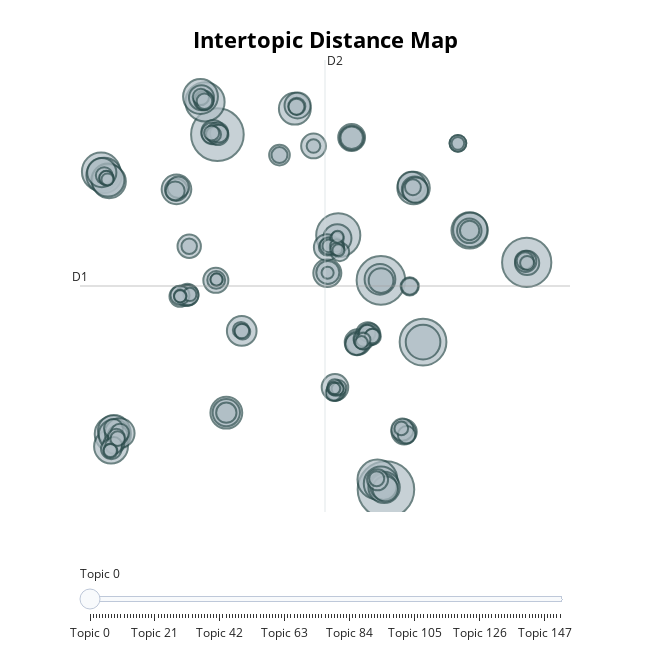

The notebook cell saved with this chart:
### Code cell
model.visualize_topics()

### Figure 1 — Plotly figure (JSON) as saved in the notebook; plotly's stock layout.template omitted (floating-point values rounded to 4 significant figures; data arrays with more than 128 entries replaced by an {"elided": "..."} marker saying what was removed)
{"data": [{"customdata": {"elided": "153x3 mixed values"}, "hovertemplate": "<b>Topic %{customdata[0]}</b><br>Words: %{customdata[1]}<br>Size: %{customdata[2]}", "legendgroup": "", "marker": {"color": "#B0BEC5", "line": {"color": "DarkSlateGrey", "width": 2}, "size": {"elided": "153 int values"}, "sizemode": "area", "sizeref": 0.15, "symbol": "circle"}, "mode": "markers", "name": "", "orientation": "v", "showlegend": false, "type": "scatter", "x": {"elided": "153 float values"}, "xaxis": "x", "y": {"elided": "153 float values"}, "yaxis": "y"}], "layout": {"annotations": [{"showarrow": false, "text": "D1", "x": -12.59, "y": 3.541, "yshift": 10}, {"showarrow": false, "text": "D2", "x": 6.5, "xshift": 10, "y": 18.37}], "height": 650, "hoverlabel": {"bgcolor": "white", "font": {"family": "Rockwell", "size": 16}}, "legend": {"itemsizing": "constant", "tracegroupgap": 0}, "margin": {"t": 60}, "shapes": [{"line": {"color": "#CFD8DC", "width": 2}, "type": "line", "x0": 6.5, "x1": 6.5, "y0": -11.29, "y1": 18.37}, {"line": {"color": "#9E9E9E", "width": 2}, "type": "line", "x0": -12.59, "x1": 25.59, "y0": 3.541, "y1": 3.541}], "sliders": [{"active": 0, "pad": {"t": 50}, "steps": [{"args": [{"marker.color": {"elided": "1x153 str values"}}], "label": "Topic 0", "method": "update"}, {"args": [{"marker.color": {"elided": "1x153 str values"}}], "label": "Topic 1", "method": "update"}, {"args": [{"marker.color": {"elided": "1x153 str values"}}], "label": "Topic 2", "method": "update"}, {"args": [{"marker.color": {"elided": "1x153 str values"}}], "label": "Topic 3", "method": "update"}, {"args": [{"marker.color": {"elided": "1x153 str values"}}], "label": "Topic 4", "method": "update"}, {"args": [{"marker.color": {"elided": "1x153 str values"}}], "label": "Topic 5", "method": "update"}, {"args": [{"marker.color": {"elided": "1x153 str values"}}], "label": "Topic 6", "method": "update"}, {"args": [{"marker.color": {"elided": "1x153 str values"}}], "label": "Topic 7", "method": "update"}, {"args": [{"marker.color": {"elided": "1x153 str values"}}], "label": "Topic 8", "method": "update"}, {"args": [{"marker.color": {"elided": "1x153 str values"}}], "label": "Topic 9", "method": "update"}, {"args": [{"marker.color": {"elided": "1x153 str values"}}], "label": "Topic 10", "method": "update"}, {"args": [{"marker.color": {"elided": "1x153 str values"}}], "label": "Topic 11", "method": "update"}, {"args": [{"marker.color": {"elided": "1x153 str values"}}], "label": "Topic 12", "method": "update"}, {"args": [{"marker.color": {"elided": "1x153 str values"}}], "label": "Topic 13", "method": "update"}, {"args": [{"marker.color": {"elided": "1x153 str values"}}], "label": "Topic 14", "method": "update"}, {"args": [{"marker.color": {"elided": "1x153 str values"}}], "label": "Topic 15", "method": "update"}, {"args": [{"marker.color": {"elided": "1x153 str values"}}], "label": "Topic 16", "method": "update"}, {"args": [{"marker.color": {"elided": "1x153 str values"}}], "label": "Topic 17", "method": "update"}, {"args": [{"marker.color": {"elided": "1x153 str values"}}], "label": "Topic 18", "method": "update"}, {"args": [{"marker.color": {"elided": "1x153 str values"}}], "label": "Topic 19", "method": "update"}, {"args": [{"marker.color": {"elided": "1x153 str values"}}], "label": "Topic 20", "method": "update"}, {"args": [{"marker.color": {"elided": "1x153 str values"}}], "label": "Topic 21", "method": "update"}, {"args": [{"marker.color": {"elided": "1x153 str values"}}], "label": "Topic 22", "method": "update"}, {"args": [{"marker.color": {"elided": "1x153 str values"}}], "label": "Topic 23", "method": "update"}, {"args": [{"marker.color": {"elided": "1x153 str values"}}], "label": "Topic 24", "method": "update"}, {"args": [{"marker.color": {"elided": "1x153 str values"}}], "label": "Topic 25", "method": "update"}, {"args": [{"marker.color": {"elided": "1x153 str values"}}], "label": "Topic 26", "method": "update"}, {"args": [{"marker.color": {"elided": "1x153 str values"}}], "label": "Topic 27", "method": "update"}, {"args": [{"marker.color": {"elided": "1x153 str values"}}], "label": "Topic 28", "method": "update"}, {"args": [{"marker.color": {"elided": "1x153 str values"}}], "label": "Topic 29", "method": "update"}, {"args": [{"marker.color": {"elided": "1x153 str values"}}], "label": "Topic 30", "method": "update"}, {"args": [{"marker.color": {"elided": "1x153 str values"}}], "label": "Topic 31", "method": "update"}, {"args": [{"marker.color": {"elided": "1x153 str values"}}], "label": "Topic 32", "method": "update"}, {"args": [{"marker.color": {"elided": "1x153 str values"}}], "label": "Topic 33", "method": "update"}, {"args": [{"marker.color": {"elided": "1x153 str values"}}], "label": "Topic 34", "method": "update"}, {"args": [{"marker.color": {"elided": "1x153 str values"}}], "label": "Topic 35", "method": "update"}, {"args": [{"marker.color": {"elided": "1x153 str values"}}], "label": "Topic 36", "method": "update"}, {"args": [{"marker.color": {"elided": "1x153 str values"}}], "label": "Topic 37", "method": "update"}, {"args": [{"marker.color": {"elided": "1x153 str values"}}], "label": "Topic 38", "method": "update"}, {"args": [{"marker.color": {"elided": "1x153 str values"}}], "label": "Topic 39", "method": "update"}, {"args": [{"marker.color": {"elided": "1x153 str values"}}], "label": "Topic 40", "method": "update"}, {"args": [{"marker.color": {"elided": "1x153 str values"}}], "label": "Topic 41", "method": "update"}, {"args": [{"marker.color": {"elided": "1x153 str values"}}], "label": "Topic 42", "method": "update"}, {"args": [{"marker.color": {"elided": "1x153 str values"}}], "label": "Topic 43", "method": "update"}, {"args": [{"marker.color": {"elided": "1x153 str values"}}], "label": "Topic 44", "method": "update"}, {"args": [{"marker.color": {"elided": "1x153 str values"}}], "label": "Topic 45", "method": "update"}, {"args": [{"marker.color": {"elided": "1x153 str values"}}], "label": "Topic 46", "method": "update"}, {"args": [{"marker.color": {"elided": "1x153 str values"}}], "label": "Topic 47", "method": "update"}, {"args": [{"marker.color": {"elided": "1x153 str values"}}], "label": "Topic 48", "method": "update"}, {"args": [{"marker.color": {"elided": "1x153 str values"}}], "label": "Topic 49", "method": "update"}, {"args": [{"marker.color": {"elided": "1x153 str values"}}], "label": "Topic 50", "method": "update"}, {"args": [{"marker.color": {"elided": "1x153 str values"}}], "label": "Topic 51", "method": "update"}, {"args": [{"marker.color": {"elided": "1x153 str values"}}], "label": "Topic 52", "method": "update"}, {"args": [{"marker.color": {"elided": "1x153 str values"}}], "label": "Topic 53", "method": "update"}, {"args": [{"marker.color": {"elided": "1x153 str values"}}], "label": "Topic 54", "method": "update"}, {"args": [{"marker.color": {"elided": "1x153 str values"}}], "label": "Topic 55", "method": "update"}, {"args": [{"marker.color": {"elided": "1x153 str values"}}], "label": "Topic 56", "method": "update"}, {"args": [{"marker.color": {"elided": "1x153 str values"}}], "label": "Topic 57", "method": "update"}, {"args": [{"marker.color": {"elided": "1x153 str values"}}], "label": "Topic 58", "method": "update"}, {"args": [{"marker.color": {"elided": "1x153 str values"}}], "label": "Topic 59", "method": "update"}, {"args": [{"marker.color": {"elided": "1x153 str values"}}], "label": "Topic 60", "method": "update"}, {"args": [{"marker.color": {"elided": "1x153 str values"}}], "label": "Topic 61", "method": "update"}, {"args": [{"marker.color": {"elided": "1x153 str values"}}], "label": "Topic 62", "method": "update"}, {"args": [{"marker.color": {"elided": "1x153 str values"}}], "label": "Topic 63", "method": "update"}, {"args": [{"marker.color": {"elided": "1x153 str values"}}], "label": "Topic 64", "method": "update"}, {"args": [{"marker.color": {"elided": "1x153 str values"}}], "label": "Topic 65", "method": "update"}, {"args": [{"marker.color": {"elided": "1x153 str values"}}], "label": "Topic 66", "method": "update"}, {"args": [{"marker.color": {"elided": "1x153 str values"}}], "label": "Topic 67", "method": "update"}, {"args": [{"marker.color": {"elided": "1x153 str values"}}], "label": "Topic 68", "method": "update"}, {"args": [{"marker.color": {"elided": "1x153 str values"}}], "label": "Topic 69", "method": "update"}, {"args": [{"marker.color": {"elided": "1x153 str values"}}], "label": "Topic 70", "method": "update"}, {"args": [{"marker.color": {"elided": "1x153 str values"}}], "label": "Topic 71", "method": "update"}, {"args": [{"marker.color": {"elided": "1x153 str values"}}], "label": "Topic 72", "method": "update"}, {"args": [{"marker.color": {"elided": "1x153 str values"}}], "label": "Topic 73", "method": "update"}, {"args": [{"marker.color": {"elided": "1x153 str values"}}], "label": "Topic 74", "method": "update"}, {"args": [{"marker.color": {"elided": "1x153 str values"}}], "label": "Topic 75", "method": "update"}, {"args": [{"marker.color": {"elided": "1x153 str values"}}], "label": "Topic 76", "method": "update"}, {"args": [{"marker.color": {"elided": "1x153 str values"}}], "label": "Topic 77", "method": "update"}, {"args": [{"marker.color": {"elided": "1x153 str values"}}], "label": "Topic 78", "method": "update"}, {"args": [{"marker.color": {"elided": "1x153 str values"}}], "label": "Topic 79", "method": "update"}, {"args": [{"marker.color": {"elided": "1x153 str values"}}], "label": "Topic 80", "method": "update"}, {"args": [{"marker.color": {"elided": "1x153 str values"}}], "label": "Topic 81", "method": "update"}, {"args": [{"marker.color": {"elided": "1x153 str values"}}], "label": "Topic 82", "method": "update"}, {"args": [{"marker.color": {"elided": "1x153 str values"}}], "label": "Topic 83", "method": "update"}, {"args": [{"marker.color": {"elided": "1x153 str values"}}], "label": "Topic 84", "method": "update"}, {"args": [{"marker.color": {"elided": "1x153 str values"}}], "label": "Topic 85", "method": "update"}, {"args": [{"marker.color": {"elided": "1x153 str values"}}], "label": "Topic 86", "method": "update"}, {"args": [{"marker.color": {"elided": "1x153 str values"}}], "label": "Topic 87", "method": "update"}, {"args": [{"marker.color": {"elided": "1x153 str values"}}], "label": "Topic 88", "method": "update"}, {"args": [{"marker.color": {"elided": "1x153 str values"}}], "label": "Topic 89", "method": "update"}, {"args": [{"marker.color": {"elided": "1x153 str values"}}], "label": "Topic 90", "method": "update"}, {"args": [{"marker.color": {"elided": "1x153 str values"}}], "label": "Topic 91", "method": "update"}, {"args": [{"marker.color": {"elided": "1x153 str values"}}], "label": "Topic 92", "method": "update"}, {"args": [{"marker.color": {"elided": "1x153 str values"}}], "label": "Topic 93", "method": "update"}, {"args": [{"marker.color": {"elided": "1x153 str values"}}], "label": "Topic 94", "method": "update"}, {"args": [{"marker.color": {"elided": "1x153 str values"}}], "label": "Topic 95", "method": "update"}, {"args": [{"marker.color": {"elided": "1x153 str values"}}], "label": "Topic 96", "method": "update"}, {"args": [{"marker.color": {"elided": "1x153 str values"}}], "label": "Topic 97", "method": "update"}, {"args": [{"marker.color": {"elided": "1x153 str values"}}], "label": "Topic 98", "method": "update"}, {"args": [{"marker.color": {"elided": "1x153 str values"}}], "label": "Topic 99", "method": "update"}, {"args": [{"marker.color": {"elided": "1x153 str values"}}], "label": "Topic 100", "method": "update"}, {"args": [{"marker.color": {"elided": "1x153 str values"}}], "label": "Topic 101", "method": "update"}, {"args": [{"marker.color": {"elided": "1x153 str values"}}], "label": "Topic 102", "method": "update"}, {"args": [{"marker.color": {"elided": "1x153 str values"}}], "label": "Topic 103", "method": "update"}, {"args": [{"marker.color": {"elided": "1x153 str values"}}], "label": "Topic 104", "method": "update"}, {"args": [{"marker.color": {"elided": "1x153 str values"}}], "label": "Topic 105", "method": "update"}, {"args": [{"marker.color": {"elided": "1x153 str values"}}], "label": "Topic 106", "method": "update"}, {"args": [{"marker.color": {"elided": "1x153 str values"}}], "label": "Topic 107", "method": "update"}, {"args": [{"marker.color": {"elided": "1x153 str values"}}], "label": "Topic 108", "method": "update"}, {"args": [{"marker.color": {"elided": "1x153 str values"}}], "label": "Topic 109", "method": "update"}, {"args": [{"marker.color": {"elided": "1x153 str values"}}], "label": "Topic 110", "method": "update"}, {"args": [{"marker.color": {"elided": "1x153 str values"}}], "label": "Topic 111", "method": "update"}, {"args": [{"marker.color": {"elided": "1x153 str values"}}], "label": "Topic 112", "method": "update"}, {"args": [{"marker.color": {"elided": "1x153 str values"}}], "label": "Topic 113", "method": "update"}, {"args": [{"marker.color": {"elided": "1x153 str values"}}], "label": "Topic 114", "method": "update"}, {"args": [{"marker.color": {"elided": "1x153 str values"}}], "label": "Topic 115", "method": "update"}, {"args": [{"marker.color": {"elided": "1x153 str values"}}], "label": "Topic 116", "method": "update"}, {"args": [{"marker.color": {"elided": "1x153 str values"}}], "label": "Topic 117", "method": "update"}, {"args": [{"marker.color": {"elided": "1x153 str values"}}], "label": "Topic 118", "method": "update"}, {"args": [{"marker.color": {"elided": "1x153 str values"}}], "label": "Topic 119", "method": "update"}, {"args": [{"marker.color": {"elided": "1x153 str values"}}], "label": "Topic 120", "method": "update"}, {"args": [{"marker.color": {"elided": "1x153 str values"}}], "label": "Topic 121", "method": "update"}, {"args": [{"marker.color": {"elided": "1x153 str values"}}], "label": "Topic 122", "method": "update"}, {"args": [{"marker.color": {"elided": "1x153 str values"}}], "label": "Topic 123", "method": "update"}, {"args": [{"marker.color": {"elided": "1x153 str values"}}], "label": "Topic 124", "method": "update"}, {"args": [{"marker.color": {"elided": "1x153 str values"}}], "label": "Topic 125", "method": "update"}, {"args": [{"marker.color": {"elided": "1x153 str values"}}], "label": "Topic 126", "method": "update"}, {"args": [{"marker.color": {"elided": "1x153 str values"}}], "label": "Topic 127", "method": "update"}, {"args": [{"marker.color": {"elided": "1x153 str values"}}], "label": "Topic 128", "method": "update"}, {"args": [{"marker.color": {"elided": "1x153 str values"}}], "label": "Topic 129", "method": "update"}, {"args": [{"marker.color": {"elided": "1x153 str values"}}], "label": "Topic 130", "method": "update"}, {"args": [{"marker.color": {"elided": "1x153 str values"}}], "label": "Topic 131", "method": "update"}, {"args": [{"marker.color": {"elided": "1x153 str values"}}], "label": "Topic 132", "method": "update"}, {"args": [{"marker.color": {"elided": "1x153 str values"}}], "label": "Topic 133", "method": "update"}, {"args": [{"marker.color": {"elided": "1x153 str values"}}], "label": "Topic 134", "method": "update"}, {"args": [{"marker.color": {"elided": "1x153 str values"}}], "label": "Topic 135", "method": "update"}, {"args": [{"marker.color": {"elided": "1x153 str values"}}], "label": "Topic 136", "method": "update"}, {"args": [{"marker.color": {"elided": "1x153 str values"}}], "label": "Topic 137", "method": "update"}, {"args": [{"marker.color": {"elided": "1x153 str values"}}], "label": "Topic 138", "method": "update"}, {"args": [{"marker.color": {"elided": "1x153 str values"}}], "label": "Topic 139", "method": "update"}, {"args": [{"marker.color": {"elided": "1x153 str values"}}], "label": "Topic 140", "method": "update"}, {"args": [{"marker.color": {"elided": "1x153 str values"}}], "label": "Topic 141", "method": "update"}, {"args": [{"marker.color": {"elided": "1x153 str values"}}], "label": "Topic 142", "method": "update"}, {"args": [{"marker.color": {"elided": "1x153 str values"}}], "label": "Topic 143", "method": "update"}, {"args": [{"marker.color": {"elided": "1x153 str values"}}], "label": "Topic 144", "method": "update"}, {"args": [{"marker.color": {"elided": "1x153 str values"}}], "label": "Topic 145", "method": "update"}, {"args": [{"marker.color": {"elided": "1x153 str values"}}], "label": "Topic 146", "method": "update"}, {"args": [{"marker.color": {"elided": "1x153 str values"}}], "label": "Topic 147", "method": "update"}, {"args": [{"marker.color": {"elided": "1x153 str values"}}], "label": "Topic 148", "method": "update"}, {"args": [{"marker.color": {"elided": "1x153 str values"}}], "label": "Topic 149", "method": "update"}, {"args": [{"marker.color": {"elided": "1x153 str values"}}], "label": "Topic 150", "method": "update"}, {"args": [{"marker.color": {"elided": "1x153 str values"}}], "label": "Topic 151", "method": "update"}, {"args": [{"marker.color": {"elided": "1x153 str values"}}], "label": "Topic 152", "method": "update"}]}], "title": {"font": {"color": "Black", "size": 22}, "text": "<b>Intertopic Distance Map", "x": 0.5, "xanchor": "center", "y": 0.95, "yanchor": "top"}, "width": 650, "xaxis": {"anchor": "y", "domain": [0, 1], "range": [-12.59, 25.59], "title": {"text": ""}, "visible": false}, "yaxis": {"anchor": "x", "domain": [0, 1], "range": [-11.29, 18.37], "title": {"text": ""}, "visible": false}}}
